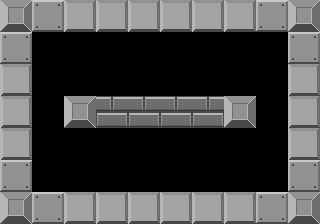

This game map was drawn from its Tiled (.tmx) file and the tilesets committed beside it. A one-line description and the full map source follow:
An orthogonal 10x7 tile map with 32x32 px tiles, 1 tile layer (Capa de Patrones 1).

<map version="1.0" tiledversion="1.0.3" orientation="orthogonal" renderorder="right-down" width="10" height="7" tilewidth="32" tileheight="32" nextobjectid="1">
 <tileset firstgid="1" name="tileTest2" tilewidth="32" tileheight="32" tilecount="16" columns="4">
  <image source="../images/tileTest2.png" width="128" height="128" />
 </tileset>
 <layer name="Capa de Patrones 1" width="10" height="7">
  <data encoding="csv">
2,12,1,1,1,1,1,1,12,2,
12,0,0,0,0,0,0,0,0,12,
1,0,0,0,0,0,0,0,0,1,
1,0,2,11,11,11,11,2,0,1,
1,0,0,0,0,0,0,0,0,1,
12,0,0,0,0,0,0,0,0,12,
2,12,1,1,1,1,1,1,12,2
</data>
 </layer>
</map>
